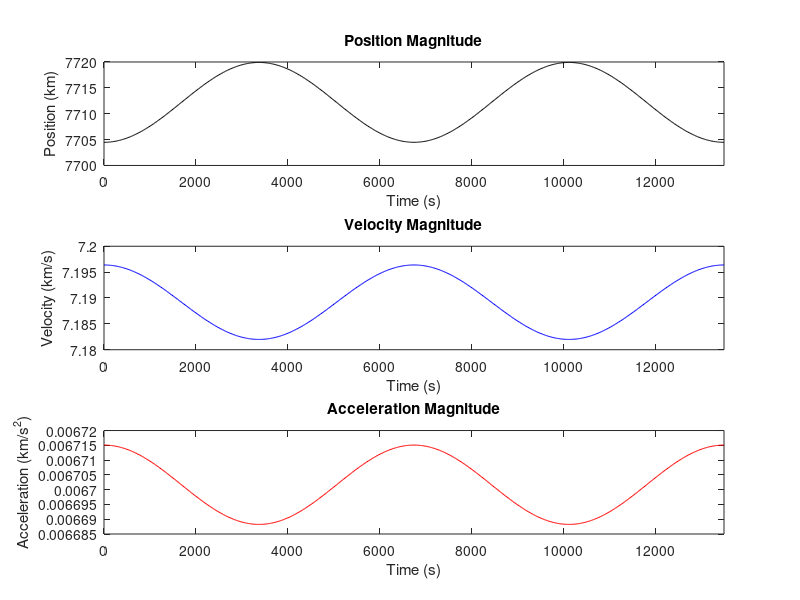
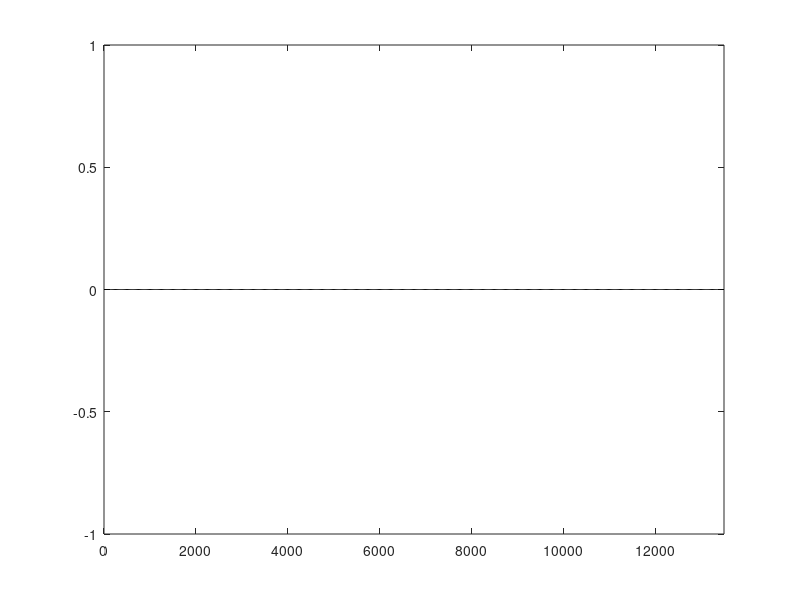

Write MATLAB code to recreate these figures, in order.
%% MAE182 Assignment 1
%   Eric Foss
%   A17068006

%% Problem 1
clear all; close all; clc;
% Problem 1a

mu = 398600; %gravitational parameter for earth [km^3/s^2]
I = [1; 0; 0]; J = [0; 1; 0;]; K = [0; 0; 1]; %cordinate frame unit vectors

koe = zeros(6, 1); %define Kepler Orbital Elements vector

r = [-2436.45; -2436.45; 6891.037]; %initial position [km]
v = [5.088611; -5.088611; 0];  %initial velocity [km/s]


h = cross(r, v); %specific angular momentum [km^2/s]
hhat = h/norm(h); %normalized specific angular momentum
energy = 0.5*dot(v, v) - mu/norm(r); %specific energy [km^2/s^2]
nhat = cross(K, h)/norm(cross(K, h)); %normalized ascending node
e = cross(v, h)/mu - r/norm(r); %eccentricity vector



koe(1) = -mu/(2*energy); %semi-major axis [km]
koe(2) = norm(e); %eccentricity
koe(3) = acos(dot([0 0 1],  hhat)); %inclination angle [rads]
koe(4) = atan2(nhat(2), nhat(1)); %longitude of ascending node [rads]
koe(5) = atan2(dot(hhat, cross(nhat, e)), dot(nhat, e)); %argument of periapsis [rads]

f = atan2(dot(hhat, cross(e, r)), dot(e, r)); %True anomoly [rads]
E = 2*atan(sqrt((1-norm(e))/(1+norm(e)))*tan(f/2)); %eccentric anomoly [rads]

koe(6) = E - norm(e)*sin(E); %Mean anomoly [rads]

% Problem 1b




% Problem 1c

x0 = [r; v]; %Initial state
xdot = @(x)[x(4:6); -mu/(norm(x(1:3))^3)*x(1:3)]; %Derivative of State

T = 2*pi/sqrt(mu/koe(1)^3); %Period of Orbit
time = 0:20:2*T; %20 sec time steps of two orbits

%Propagation
[t, y] = ode45(@(t, x) xdot(x), time, x0, odeset('RelTol',1e-12,'AbsTol',1e-15)); %ode
rt = y(:, 1:3); %propagated positions
vt = y(:, 4:6); %propagated velocities

%Defining vector sizes
at = zeros(size(rt)); 
pos = zeros(length(t), 1);
vel = zeros(length(t), 1);
acc = zeros(length(t), 1);

for i = 1:length(t)
    
    at(i, :) = -mu*rt(i, :)/(norm(rt(i, :))^3); %propagated accelerations
    
    %Magnitudes
    pos(i) = norm(rt(i, :));
    vel(i) = norm(vt(i, :));
    acc(i) = norm(at(i, :));

end

%PLOTS
figure(1); hold on;

%Postion Plot
subplot(3, 1, 1);
plot(t, pos, 'k-');
title('Position Magnitude');
xlabel('Time (s)'); ylabel('Position (km)');
xlim([0 2*T]);

%Velocity Plot
subplot(3, 1, 2)
plot(t, vel, 'b-');
title('Velocity Magnitude');
xlabel('Time (s)'); ylabel('Velocity (km/s)');
xlim([0 2*T]);

%Acceleration Plot
subplot(3, 1, 3);
plot(t, acc, 'r-');
title('Acceleration Magnitude');
xlabel('Time (s)'); ylabel('Acceleration (km/s^2)');
xlim([0 2*T]);

% Problem 1d

denergy = zeros(length(t), 1);

for i = 1:length(t)

    denergy(i) = 0.5*vel(i)^2 - mu/pos(i) - energy;

end

figure(2);
title('Change in Specific Energy');
xlabel('Time (s)'); ylabel('Difference from Initial Energy (km^2/s^2)');
plot(time, denergy, 'k-');
xlim ([0 2*T]); ylim([-1 1]);


